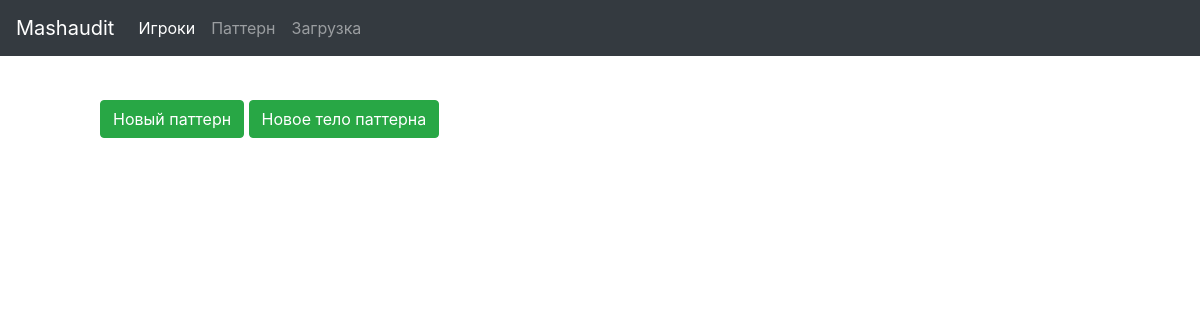
The page /patteren/ on the database as committed earlier.
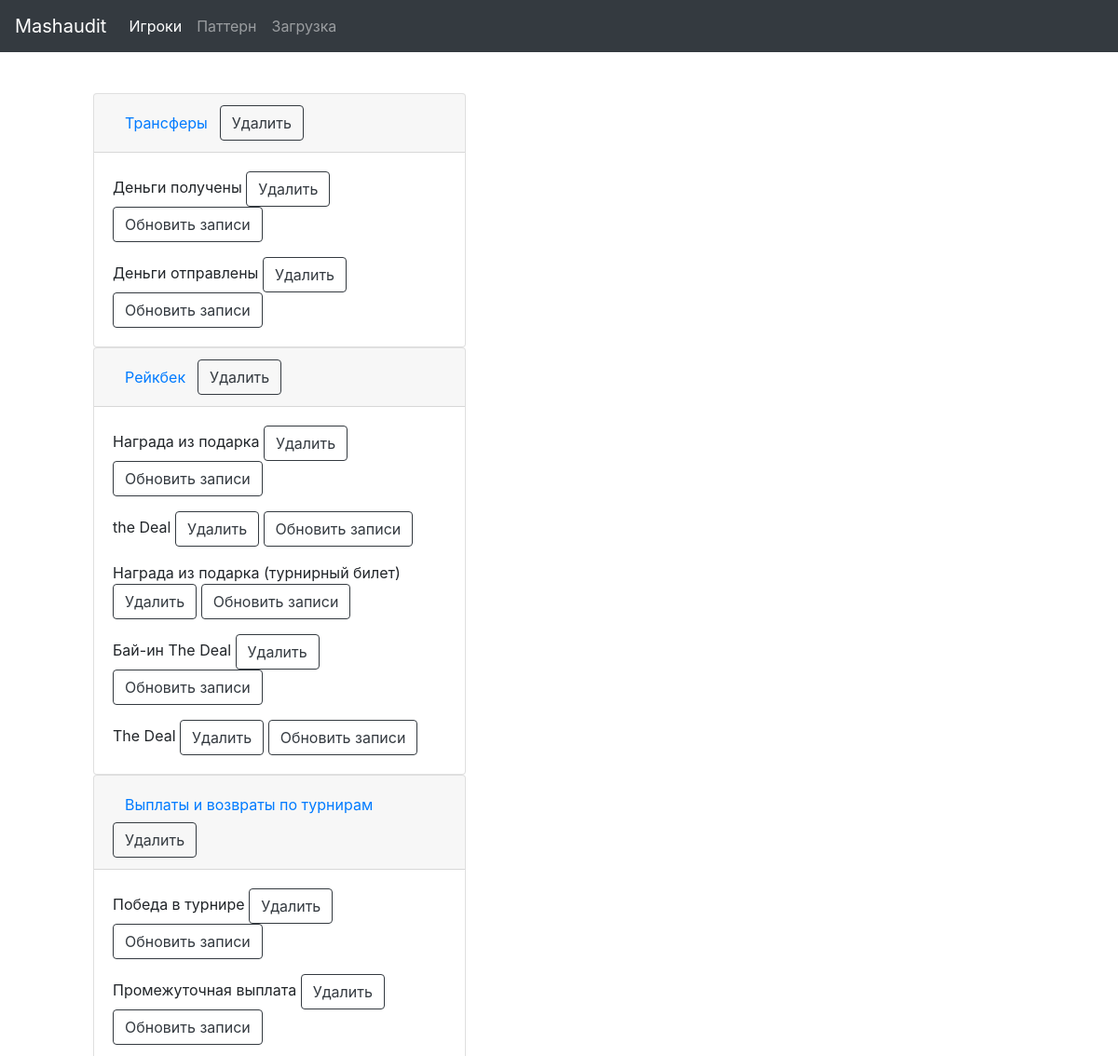
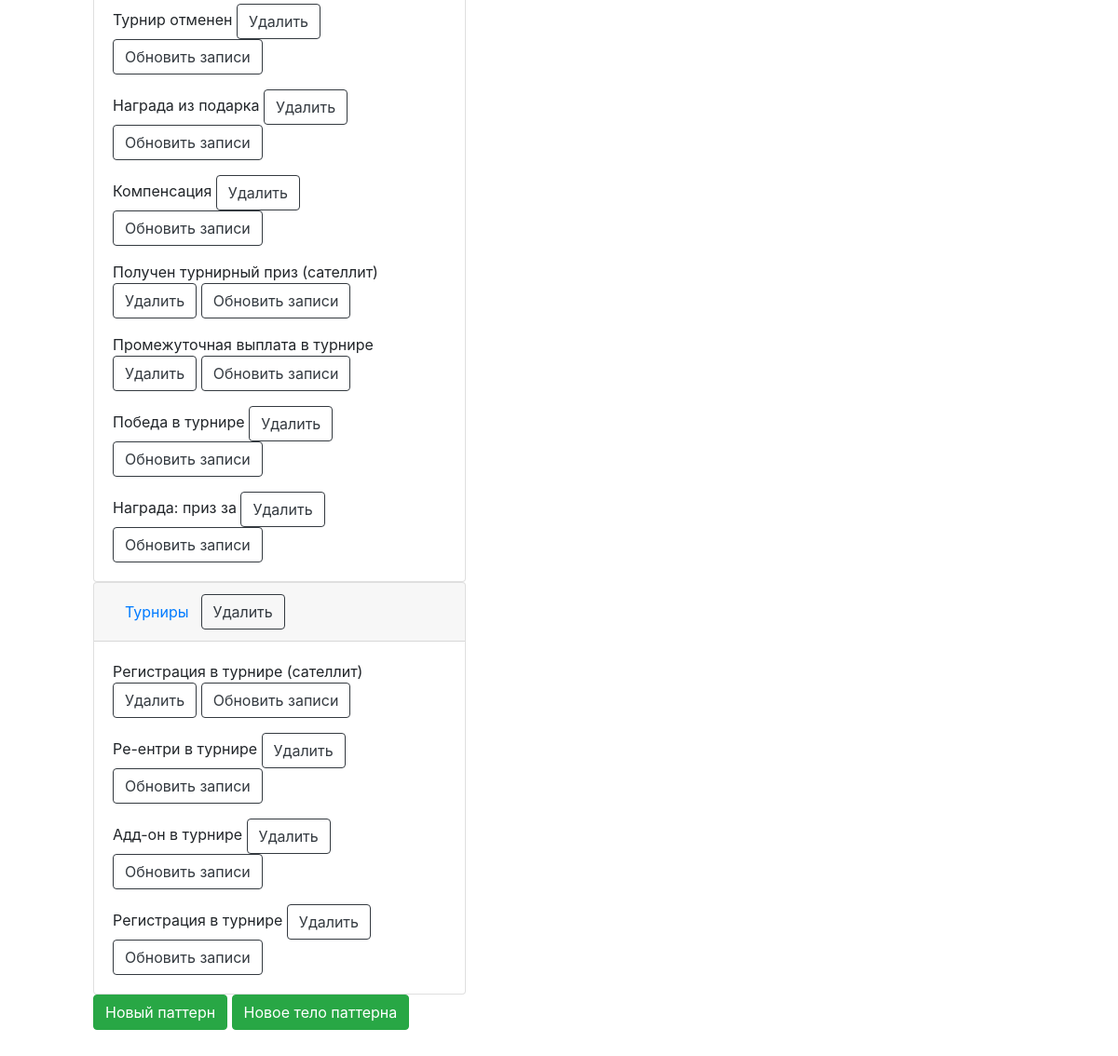
The same page on the database as committed later (2 pictures, top to bottom).
### patern/models.py (models this page shows, shortened)
class PatternType(models.Model):
    pattern_name = models.CharField(max_length=50)
    def del_absolute_url(self):
        return reverse('pattern:del-type', kwargs={"pk": self.pk})

class PatternBody(models.Model):
    pattern_type = models.ForeignKey(PatternType,
                                     on_delete=models.CASCADE,
                                     related_name='pattern_b',
                                     )
    pattern = models.CharField(max_length=100, verbose_name='Паттерн')
    def del_absolute_url(self):
        return reverse('pattern:del-body', kwargs={"pk": self.pk})
    def remake_action_url(self):
        return reverse('pattern:remake-action', kwargs={'pk': self.pk})

### patern/views.py (the view)
# urls.py: path('', PatternTypeList.as_view(), name='list'),
class PatternTypeList(ListView):
    model = PatternType
    context_object_name = 'obj_list'
    template_name = 'patern/list.html'
    def get_context_data(self, **kwargs):
        context = super().get_context_data(**kwargs)
        context['title'] = 'Паттерны'
        return context

### templates/patern/list.html
{% extends 'base.html' %}
{% block content %}
<div id="accordion">
    {% for obj in obj_list %}
    <div class="card">
      <div class="card-header" id="headingOne">
        <h5 class="mb-0">
          <button class="btn btn-link" data-toggle="collapse" data-target="#collapseOne" aria-expanded="true" aria-controls="collapseOne">
            {{obj.pattern_name}}
            <a href="{{obj.del_absolute_url}}">
            <button type="button" class="btn btn-outline-dark">Удалить</button>
            </a>
          </button>
        </h5>
      </div>
      <div id="collapseOne" class="collapse show" aria-labelledby="headingOne" data-parent="#accordion">
        <div class="card-body">
        {% for item in obj.pattern_b.all %}
            <p class="card-text">
                {{item.pattern}}
            <a href="{{item.del_absolute_url}}">
            <button type="button" class="btn btn-outline-dark">Удалить</button>
            </a>
            <a href="{{item.remake_action_url}}">
            <button type="button" class="btn btn-outline-dark">Обновить записи</button>
            </a>
        </p>
        {% endfor %}
        </div>
      </div>
    </div>
{% endfor %}
</div>
<a href="{% url 'pattern:new-type' %}">
<button type="button" class="btn btn-success">Новый паттерн</button>
</a>
<a href="{% url 'pattern:new-body' %}">
    <button type="button" class="btn btn-success">Новое тело паттерна</button>
    </a>
{% endblock content %}

### templates/base.html (shortened to what this page needs)
<!DOCTYPE html>
<html lang="en">
<head>
     <link rel="stylesheet" href="https://stackpath.bootstrapcdn.com/bootstrap/4.4.1/css/bootstrap.min.css">
</head>
<body>
    <nav class="navbar navbar-expand-md navbar-dark bg-dark fixed-top">
        <a class="navbar-brand" href="{% url 'home:home' %}">Mashaudit</a>
        <div class="collapse navbar-collapse" id="navbarsExampleDefault">
          <ul class="navbar-nav mr-auto">
            <li class="nav-item active">
              <a class="nav-link" href="{% url 'player:list' %}">Игроки <span class="sr-only">(current)</span></a>
            </li>
            <li class="nav-item">
              <a class="nav-link" href="{% url 'pattern:list' %}">Паттерн</a>
            </li>
            <li class="nav-item">
              <a class="nav-link" href="{% url 'files:upload' %}" tabindex="-1"  aria-disabled="true">Загрузка</a>
            </li>
          </ul>
        </div>
      </nav>
    <div class="col-sm-6 col-md-6" style="padding: 100px;">
     {% block content %}
      {% endblock content %}
        </div>
</body>
</html>

Rows that differ between the two databases and show on the page:
added PatternType: pattern_name "Трансферы"
added PatternBody: pattern "Деньги получены", shown under "Трансферы"
added PatternBody: pattern "Деньги отправлены", shown under "Трансферы"
added PatternType: pattern_name "Рейкбек"
added PatternBody: pattern "Награда из подарка", shown under "Рейкбек"
added PatternBody: pattern "the Deal", shown under "Рейкбек"
added PatternBody: pattern "Награда из подарка (турнирный билет)", shown under "Рейкбек"
added PatternBody: pattern "Бай-ин The Deal", shown under "Рейкбек"
added PatternBody: pattern "The Deal", shown under "Рейкбек"
added PatternType: pattern_name "Выплаты и возвраты по турнирам"
added PatternBody: pattern "Победа в турнире", shown under "Выплаты и возвраты по турнирам"
added PatternBody: pattern "Промежуточная выплата", shown under "Выплаты и возвраты по турнирам"
added PatternBody: pattern "Турнир отменен", shown under "Выплаты и возвраты по турнирам"
added PatternBody: pattern "Награда из подарка", shown under "Выплаты и возвраты по турнирам"
added PatternBody: pattern "Компенсация", shown under "Выплаты и возвраты по турнирам"
added PatternBody: pattern "Получен турнирный приз (сателлит)", shown under "Выплаты и возвраты по турнирам"
added PatternBody: pattern "Промежуточная выплата в турнире", shown under "Выплаты и возвраты по турнирам"
added PatternBody: pattern "Победа в турнире", shown under "Выплаты и возвраты по турнирам"
added PatternBody: pattern "Награда: приз за", shown under "Выплаты и возвраты по турнирам"
added PatternType: pattern_name "Турниры"
added PatternBody: pattern "Регистрация в турнире (сателлит)", shown under "Турниры"
added PatternBody: pattern "Ре-ентри в турнире", shown under "Турниры"
added PatternBody: pattern "Адд-он в турнире", shown under "Турниры"
added PatternBody: pattern "Регистрация в турнире", shown under "Турниры"
